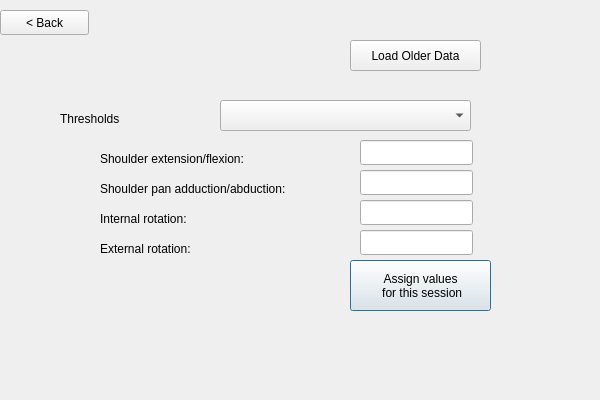
<?xml version="1.0" encoding="UTF-8"?>
<ui version="4.0">
 <class>Dialog</class>
 <widget class="QDialog" name="Dialog">
  <property name="geometry">
   <rect>
    <x>0</x>
    <y>0</y>
    <width>600</width>
    <height>400</height>
   </rect>
  </property>
  <property name="windowTitle">
   <string>Dialog</string>
  </property>
  <widget class="QComboBox" name="comboBox_th">
   <property name="geometry">
    <rect>
     <x>220</x>
     <y>100</y>
     <width>251</width>
     <height>31</height>
    </rect>
   </property>
   <property name="toolTip">
    <string>Bring values from the previous sessions</string>
   </property>
   <property name="currentText">
    <string/>
   </property>
  </widget>
  <widget class="QLineEdit" name="lineEdit_extern_rot">
   <property name="geometry">
    <rect>
     <x>360</x>
     <y>230</y>
     <width>113</width>
     <height>25</height>
    </rect>
   </property>
  </widget>
  <widget class="QPushButton" name="button_assign">
   <property name="geometry">
    <rect>
     <x>350</x>
     <y>260</y>
     <width>141</width>
     <height>51</height>
    </rect>
   </property>
   <property name="text">
    <string>Assign values 
 for this session</string>
   </property>
  </widget>
  <widget class="QLabel" name="label">
   <property name="geometry">
    <rect>
     <x>60</x>
     <y>110</y>
     <width>91</width>
     <height>17</height>
    </rect>
   </property>
   <property name="text">
    <string>Thresholds</string>
   </property>
  </widget>
  <widget class="QLabel" name="label_3">
   <property name="geometry">
    <rect>
     <x>100</x>
     <y>180</y>
     <width>261</width>
     <height>17</height>
    </rect>
   </property>
   <property name="text">
    <string>Shoulder pan adduction/abduction:</string>
   </property>
  </widget>
  <widget class="QLabel" name="label_4">
   <property name="geometry">
    <rect>
     <x>100</x>
     <y>210</y>
     <width>261</width>
     <height>17</height>
    </rect>
   </property>
   <property name="text">
    <string>Internal rotation:</string>
   </property>
  </widget>
  <widget class="QLineEdit" name="lineEdit_shoulder_ext_flex">
   <property name="geometry">
    <rect>
     <x>360</x>
     <y>140</y>
     <width>113</width>
     <height>25</height>
    </rect>
   </property>
  </widget>
  <widget class="QLineEdit" name="lineEdit_shoulder_abd_add">
   <property name="geometry">
    <rect>
     <x>360</x>
     <y>170</y>
     <width>113</width>
     <height>25</height>
    </rect>
   </property>
  </widget>
  <widget class="QLineEdit" name="lineEdit_intern_rot">
   <property name="geometry">
    <rect>
     <x>360</x>
     <y>200</y>
     <width>113</width>
     <height>25</height>
    </rect>
   </property>
  </widget>
  <widget class="QLabel" name="label_2">
   <property name="geometry">
    <rect>
     <x>100</x>
     <y>150</y>
     <width>211</width>
     <height>17</height>
    </rect>
   </property>
   <property name="text">
    <string>Shoulder extension/flexion:</string>
   </property>
  </widget>
  <widget class="QLabel" name="label_5">
   <property name="geometry">
    <rect>
     <x>100</x>
     <y>240</y>
     <width>261</width>
     <height>17</height>
    </rect>
   </property>
   <property name="text">
    <string>External rotation:</string>
   </property>
  </widget>
  <widget class="QPushButton" name="button_load_older_data">
   <property name="geometry">
    <rect>
     <x>350</x>
     <y>40</y>
     <width>131</width>
     <height>31</height>
    </rect>
   </property>
   <property name="text">
    <string>Load Older Data</string>
   </property>
  </widget>
  <widget class="QPushButton" name="button_back">
   <property name="geometry">
    <rect>
     <x>0</x>
     <y>10</y>
     <width>89</width>
     <height>25</height>
    </rect>
   </property>
   <property name="text">
    <string>&lt; Back</string>
   </property>
  </widget>
 </widget>
 <resources/>
 <connections/>
</ui>
